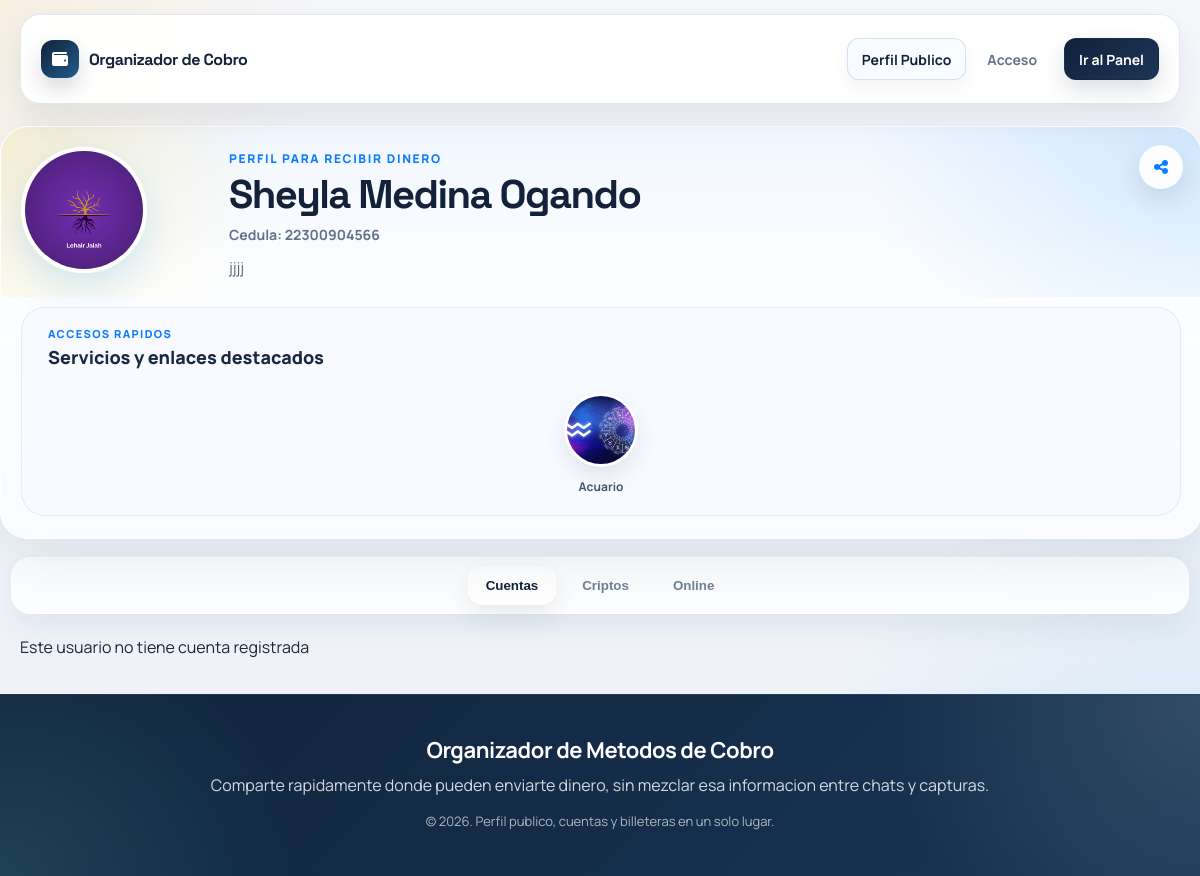
The app's page /perfildecuentas.php?numero=8497071192, older data.
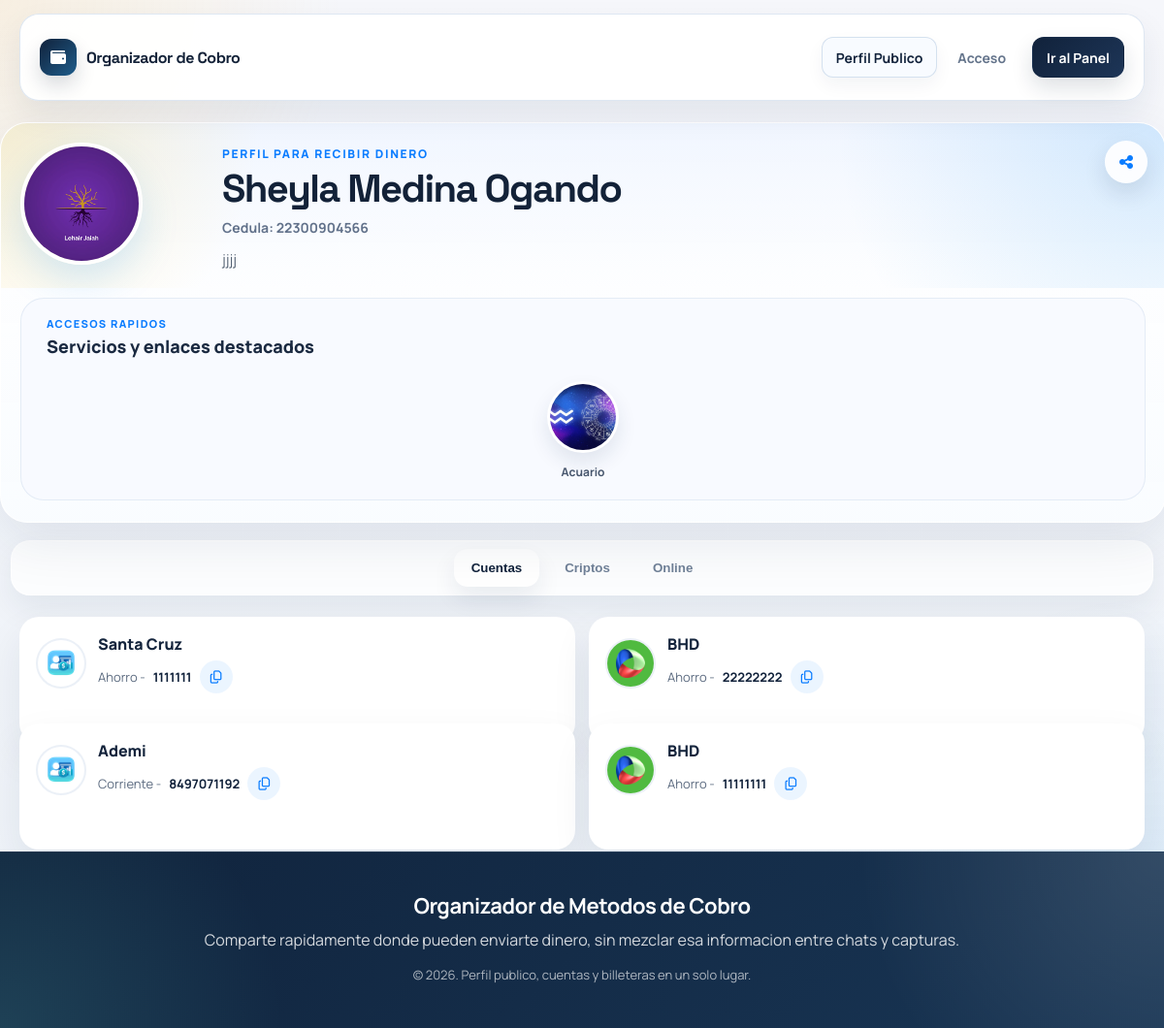
The same page, newer data.
### tables this page shows
CREATE TABLE `usuarios` (
  `id` int NOT NULL AUTO_INCREMENT,
  `nombres` varchar(100) NOT NULL,
  `apellidos` varchar(100) NOT NULL,
  `email` varchar(150) NOT NULL,
  `numero` varchar(20) DEFAULT NULL,
  `password` varchar(255) NOT NULL,
  `fecha_registro` timestamp NULL DEFAULT CURRENT_TIMESTAMP,
  `imagen` varchar(200) NOT NULL DEFAULT 'perfil.png',
  `cedula` varchar(11) NOT NULL DEFAULT '00000000000',
  `resena_personal` varchar(200) NOT NULL DEFAULT 'Sin descripcion personal.',
  PRIMARY KEY (`id`),
  UNIQUE KEY `uk_usuarios_email` (`email`),
  UNIQUE KEY `uk_usuarios_numero` (`numero`)
);

CREATE TABLE `servicios` (
  `id` int NOT NULL AUTO_INCREMENT,
  `usuario_id` int NOT NULL,
  `imagen` varchar(255) DEFAULT NULL,
  `nombre_servicio` varchar(100) DEFAULT NULL,
  `resena` text,
  `enlace` varchar(255) DEFAULT NULL,
  PRIMARY KEY (`id`),
  KEY `idx_servicios_usuario_id` (`usuario_id`),
  CONSTRAINT `fk_servicios_usuario`
    FOREIGN KEY (`usuario_id`) REFERENCES `usuarios` (`id`)
    ON DELETE CASCADE
);

CREATE TABLE `cuentas_bancarias` (
  `id` int NOT NULL AUTO_INCREMENT,
  `usuario_id` int NOT NULL,
  `banco_id` int NOT NULL,
  `tipo_cuenta` enum('Ahorro','Corriente') DEFAULT NULL,
  `numero_cuenta` varchar(50) DEFAULT NULL,
  PRIMARY KEY (`id`),
  KEY `idx_cuentas_usuario_id` (`usuario_id`),
  KEY `idx_cuentas_banco_id` (`banco_id`),
  CONSTRAINT `fk_cuentas_usuario`
    FOREIGN KEY (`usuario_id`) REFERENCES `usuarios` (`id`)
    ON DELETE CASCADE,
  CONSTRAINT `fk_cuentas_banco`
    FOREIGN KEY (`banco_id`) REFERENCES `bancos` (`id`)
    ON DELETE CASCADE
);

CREATE TABLE `bancos` (
  `id` int NOT NULL AUTO_INCREMENT,
  `nombre` varchar(100) NOT NULL,
  `icono` varchar(200) NOT NULL DEFAULT 'images.png',
  `activo` tinyint(1) NOT NULL DEFAULT '1',
  PRIMARY KEY (`id`),
  UNIQUE KEY `uk_bancos_nombre` (`nombre`)
);

### perfildecuentas.php (called while the page is built, shortened)
<?php
require_once __DIR__ . '/includes/bootstrap.php';
$numero = app_normalize_phone($_GET['numero'] ?? '');
$user = app_fetch_user_by_phone($conn, $numero);
$userId = (int) $user['id'];
$collections = app_fetch_profile_collections($conn, $userId);
$publicHref = !empty($user['numero']) ? 'perfildecuentas.php?numero=' . rawurlencode((string) $user['numero']) : '#';
app_render_page_start('Perfil de ' . ($user['nombres'] ?? 'usuario'), [
    'styles' => [
        'https://cdnjs.cloudflare.com/ajax/libs/font-awesome/6.5.1/css/all.min.css',
        'styles/style.css',
        'styles/app-shell.css',
        'styles/dashboard.css',
    ],
    'body_class' => 'app-page',
]);
app_render_site_navbar([
    'brand' => 'Organizador de Cobro',
    'brand_href' => 'login.php',
    'links' => [
        ['label' => 'Perfil Publico', 'href' => $publicHref, 'active' => true],
        ['label' => 'Acceso', 'href' => 'login.php'],
    ],
    'cta' => ['label' => 'Ir al Panel', 'href' => 'login.php'],
]);
app_render_profile_header($user, $collections['servicios'], [
    'editable' => false,
    'share_title' => 'Perfil de ' . ($user['nombres'] ?? 'usuario'),
]);
app_render_profile_tabs();
app_render_accounts_section($collections['cuentas'], false);
app_render_site_footer();
app_render_page_end([
    'scripts/site-nav.js',
    'scripts/profile-ui.js',
]);

### helpers.php (called while the page is built, shortened)
<?php
function app_e(?string $value): string
{
    return htmlspecialchars((string) $value, ENT_QUOTES, 'UTF-8');
}
function app_normalize_phone(?string $phone): string
{
    return preg_replace('/\D+/', '', (string) $phone) ?? '';
}
function app_asset_url(?string $value, array $folders = ['uploads', 'imagen'], string $fallback = 'imagen/perfil.png'): string
{
    $value = trim((string) $value);
    $normalized = str_replace('\\', '/', $value);
    if (str_contains($normalized, '/')) {
        return $normalized;
    }
    foreach ($folders as $folder) {
        $candidate = __DIR__ . DIRECTORY_SEPARATOR . $folder . DIRECTORY_SEPARATOR . $normalized;
        if (is_file($candidate)) {
            return $folder . '/' . $normalized;
        }
    }
    return $fallback;
}

### includes/app_data.php (called while the page is built, shortened)
<?php
function app_fetch_rows(mysqli $conn, string $sql): array
{
    $result = mysqli_query($conn, $sql);
    return $result ? mysqli_fetch_all($result, MYSQLI_ASSOC) : [];
}
function app_fetch_user_by_phone(mysqli $conn, string $phone): ?array
{
    $normalizedPhone = app_normalize_phone($phone);
    $stmt = mysqli_prepare($conn, "SELECT * FROM usuarios WHERE numero = ? LIMIT 1");
    mysqli_stmt_bind_param($stmt, "s", $normalizedPhone);
    mysqli_stmt_execute($stmt);
    $result = mysqli_stmt_get_result($stmt);
    $user = $result ? mysqli_fetch_assoc($result) : null;
    return $user ?: null;
}
function app_fetch_profile_collections(mysqli $conn, int $userId): array
{
    return [
        'servicios' => app_fetch_rows($conn, "SELECT * FROM servicios WHERE usuario_id = {$userId} ORDER BY id DESC"),
        'cuentas' => app_fetch_rows(
            $conn,
            "SELECT cb.id, cb.usuario_id, cb.banco_id, cb.tipo_cuenta, cb.numero_cuenta, b.nombre AS banco, b.icono AS imagen
             FROM cuentas_bancarias cb
             INNER JOIN bancos b ON b.id = cb.banco_id
             WHERE cb.usuario_id = {$userId}
             ORDER BY cb.id DESC"
        ),
        'criptos' => app_fetch_rows(
            $conn,
            "SELECT cw.id, cw.usuario_id, cw.cripto_activo_id, cw.direccion, ca.nombre AS moneda, ca.red, ca.icono AS imagen
             FROM cripto_wallets cw
             INNER JOIN cripto_activos ca ON ca.id = cw.cripto_activo_id
             WHERE cw.usuario_id = {$userId}
             ORDER BY cw.id DESC"
        ),
        'pagos' => app_fetch_rows($conn, "SELECT * FROM pagos_online WHERE usuario_id = {$userId} ORDER BY id DESC"),
    ];
}

### includes/profile_components.php (the view, shortened to what this page needs)
<?php
function app_render_profile_header(array $user, array $services, array $options = []): void
{
    $shareTitle = $options['share_title'] ?? ('Perfil de ' . ($user['nombres'] ?? 'usuario'));
    $profileImage = app_asset_url($user['imagen'] ?? 'perfil.png', ['uploads', 'imagen'], 'uploads/perfil.png');
    $fullName = trim(($user['nombres'] ?? '') . ' ' . ($user['apellidos'] ?? ''));
    $description = trim((string) ($user['resena_personal'] ?? ''));
    echo '<header class="header">';
    echo '<button type="button" class="share-page js-share-page" title="Compartir" data-share-title="' . app_e($shareTitle) . '">';
    echo '<i class="fa-solid fa-share-nodes"></i>';
    echo '</button>';
    echo '<div class="profile-hero">';
    echo '<div class="profile-header"><div class="profile-wrapper">';
    echo '<img src="' . app_e($profileImage) . '" class="profile-main js-open-profile-modal" alt="' . app_e($user['nombres'] ?? 'Perfil') . '">';
    echo '</div></div>';
    echo '<div class="profile-summary">';
    echo '<p class="profile-eyebrow">Perfil para recibir dinero</p>';
    echo '<h1 class="profile-name">' . app_e($fullName !== '' ? $fullName : ($user['nombres'] ?? '')) . '</h1>';
    echo '<p class="profile-id">Cedula: ' . app_e($user['cedula'] ?? '') . '</p>';
    if ($description !== '') {
        echo '<p class="profile-description">' . app_e($description) . '</p>';
    }
    echo '</div></div>';
    echo '<section class="mini-profiles-block">';
    echo '<div class="section-heading">';
    echo '<p class="section-kicker">Accesos rapidos</p>';
    echo '<h2 class="section-title">Servicios y enlaces destacados</h2>';
    echo '</div>';
    echo '<div class="mini-profiles-scroll">';
    foreach ($services as $servicio) {
        $serviceImage = app_asset_url($servicio['imagen'] ?? '', ['uploads', 'imagen'], 'imagen/perfil.png');
        echo '<button type="button" class="mini-profile js-mini-profile"';
        echo ' data-service-id="' . (int) $servicio['id'] . '"';
        echo ' data-service-img="' . app_e($serviceImage) . '"';
        echo ' data-service-title="' . app_e($servicio['nombre_servicio'] ?? '') . '"';
        echo ' data-service-text="' . app_e($servicio['resena'] ?? '') . '"';
        echo ' data-service-link="' . app_e($servicio['enlace'] ?? '') . '"';
        echo '>';
        echo '<img src="' . app_e($serviceImage) . '" alt="' . app_e($servicio['nombre_servicio'] ?? 'Servicio') . '">';
        echo '<span>' . app_e($servicio['nombre_servicio'] ?? '') . '</span>';
        echo '</button>';
    }
    echo '</div></section>';
    echo '</header>';
}
function app_render_profile_tabs(): void
{
    echo <<<HTML
<nav class="tab-buttons">
  <button type="button" class="tablink active js-tab-trigger" data-tab-target="Cuentas">Cuentas</button>
  <button type="button" class="tablink js-tab-trigger" data-tab-target="Criptos">Criptos</button>
  <button type="button" class="tablink js-tab-trigger" data-tab-target="Pagos">Online</button>
</nav>
HTML;
}
function app_render_accounts_section(array $accounts, bool $editable = false): void
{
    echo '<main id="Cuentas" class="tabcontent is-active"><div class="cards">';
    foreach ($accounts as $account) {
        $image = app_asset_url($account['imagen'] ?? '', ['imagen', 'uploads'], 'imagen/images.png');
        echo '<div class="card"><div class="card-top">';
        echo '<img src="' . app_e($image) . '" alt="' . app_e($account['banco'] ?? 'Banco') . '">';
        echo '<div class="card-content">';
        echo '<h3>' . app_e($account['banco'] ?? '') . '</h3>';
        echo '<div class="copy-row">';
        echo app_e($account['tipo_cuenta'] ?? '') . ' - ';
        echo '<span class="copy-text">' . app_e($account['numero_cuenta'] ?? '') . '</span>';
        echo '<button type="button" class="copy-btn js-copy-btn" aria-label="Copiar cuenta"><i class="fa-regular fa-copy"></i></button>';
        echo '</div></div>';
        echo '</div></div>';
    }
    if (!$accounts) {
        echo '<p>' . ($editable ? 'No tienes cuentas registradas' : 'Este usuario no tiene cuenta registrada') . '</p>';
    }
    echo '</div></main>';
}

### includes/layout.php (shortened to what this page needs)
<?php
function app_render_page_start(string $title, array $options = []): void
{
    $styles = $options['styles'] ?? [];
    $bodyClass = trim($options['body_class'] ?? '');
    echo "<!DOCTYPE html>\n";
    echo "<html lang=\"es\">\n";
    echo "<head>\n";
    foreach ($styles as $href) {
        echo '<link rel="stylesheet" href="' . app_e($href) . '">' . "\n";
    }
    echo "</head>\n";
    $compiledAttributes = [];
    if ($bodyClass !== '') {
        $compiledAttributes[] = 'class="' . app_e($bodyClass) . '"';
    }
    echo '<body ' . implode(' ', $compiledAttributes) . ">\n";
}
function app_render_site_footer(): void
{
    $year = date('Y');
    echo <<<HTML
<footer class="site-footer">
  <div class="site-footer__inner">
    <p class="site-footer__title">Organizador de Metodos de Cobro</p>
    <p class="site-footer__text">Comparte rapidamente donde pueden enviarte dinero, sin mezclar esa informacion entre chats y capturas.</p>
    <p class="site-footer__meta">&copy; {$year}. Perfil publico, cuentas y billeteras en un solo lugar.</p>
  </div>
</footer>
HTML;
}
function app_render_site_navbar(array $options = []): void
{
    $brand = $options['brand'] ?? 'Organizador de Cobro';
    $links = $options['links'] ?? [];
    $cta = $options['cta'] ?? null;
    echo '<nav class="site-nav" aria-label="Principal">';
    echo '<div class="site-nav__inner">';
    echo '<a href="' . app_e($options['brand_href'] ?? 'index.php') . '" class="site-nav__brand">';
    echo '<span class="site-nav__brand-mark"><i class="fa-solid fa-wallet"></i></span>';
    echo '<span class="site-nav__brand-text">' . app_e($brand) . '</span>';
    echo '</a>';
    echo '<div class="site-nav__menu" id="site-nav-menu">';
    echo '<div class="site-nav__links">';
    foreach ($links as $link) {
        $isButton = !empty($link['button']);
        $baseClass = $isButton ? 'site-nav__button' : 'site-nav__link';
        $class = $baseClass;
        if (!$isButton && !empty($link['active'])) {
            $class .= ' is-active';
        }
        $icon = '';
        echo '<a class="' . app_e($class) . '" href="' . app_e($link['href'] ?? '#') . '">' . $icon . '<span>' . app_e($link['label'] ?? '') . '</span></a>';
    }
    echo '</div>';
    if ($cta) {
        $ctaClass = 'site-nav__cta';
        echo '<a class="' . app_e($ctaClass) . '" href="' . app_e($cta['href'] ?? '#') . '">' . app_e($cta['label'] ?? '') . '</a>';
    }
    echo '</div></div></nav>';
}
function app_render_page_end(array $scripts = []): void
{
    echo "\n</body>\n</html>";
}

### styles/app-shell.css (style rules this page uses)
:root { --shell-width: min(1160px, calc(100% - 32px)); --footer-bg: #10233c; --footer-text: rgba(255, 255, 255, 0.82); --page-bg: radial-gradient(circle at top left, rgba(255, 196, 87, 0.16), transparent 22%), radial-gradient(circle at bottom right, rgba(33, 150, 243, 0.14), transparent 28%), linear-gradient(180deg, #f6f7fb 0%, #edf2f8 100%); --page-text: #1c2738; --page-muted: #677489; --surface-elevated: rgba(255, 255, 255, 0.88); --surface-border: rgba(255, 255, 255, 0.8); }
body { margin: 0; color: var(--page-text); overflow-x: hidden; }
body.app-page { min-height: 100vh; background: var(--page-bg); font-family: "Manrope", "Segoe UI", Arial, sans-serif; }
.site-nav { width: var(--shell-width); margin: 14px auto 0; position: relative; z-index: 40; }
.site-nav__inner { display: flex; align-items: center; justify-content: space-between; gap: 18px; min-height: 68px; padding: 10px 14px 10px 18px; border-radius: 20px; background: rgba(255, 255, 255, 0.94); border: 1px solid rgba(219, 229, 241, 0.9); box-shadow: 0 14px 32px rgba(18, 39, 73, 0.08); }
.site-nav__brand { display: inline-flex; align-items: center; gap: 10px; color: #132238; text-decoration: none; flex-shrink: 0; }
.site-nav__brand-mark { width: 38px; height: 38px; border-radius: 12px; display: inline-flex; align-items: center; justify-content: center; background: linear-gradient(135deg, #11223b 0%, #1f5d8b 100%); color: #fff; box-shadow: 0 10px 20px rgba(17, 34, 59, 0.16); }
.site-nav__brand-text { font-family: "Space Grotesk", "Manrope", sans-serif; font-size: 16px; font-weight: 700; letter-spacing: -0.03em; }
.site-nav__menu { display: flex; align-items: center; gap: 12px; margin-left: auto; flex-wrap: wrap; justify-content: flex-end; }
.site-nav__links { display: flex; align-items: center; gap: 6px; }
.site-nav__link, .site-nav__button, .site-nav__cta { display: inline-flex; align-items: center; justify-content: center; gap: 8px; min-height: 40px; padding: 0 14px; border: 1px solid transparent; border-radius: 12px; background: transparent; text-decoration: none; font-weight: 700; font-size: 14px; font-family: inherit; transition: transform .2s ease, background .2s ease, box-shadow .2s ease, color .2s ease, border-color .2s ease; }
.site-nav__link, .site-nav__button { color: #64748b; cursor: pointer; }
.site-nav__link:hover, .site-nav__button:hover, .site-nav__link.is-active { color: #11223b; background: #f8fbff; border-color: rgba(210, 223, 238, 0.92); box-shadow: 0 8px 18px rgba(18, 39, 73, 0.05); }
.site-nav__cta { background: linear-gradient(135deg, #11223b 0%, #1d3557 100%); color: #fff; box-shadow: 0 10px 22px rgba(17, 34, 59, 0.14); }
.site-footer { margin-top: 36px; background: linear-gradient(135deg, #10233c 0%, #183554 100%); color: var(--footer-text); border-top: 1px solid rgba(255, 255, 255, 0.08); position: relative; overflow: hidden; }
.site-footer::before { content: ""; position: absolute; inset: 0; background: radial-gradient(circle at top right, rgba(255, 255, 255, 0.12), transparent 26%), radial-gradient(circle at bottom left, rgba(91, 192, 190, 0.18), transparent 24%); pointer-events: none; }
.site-footer__inner { width: var(--shell-width); margin: 0 auto; padding: 34px 0 38px; text-align: center; position: relative; z-index: 1; }
.site-footer__title { margin: 0 0 8px; font-size: clamp(18px, 2.2vw, 22px); font-weight: 700; color: #fff; letter-spacing: -0.02em; }
.site-footer__text, .site-footer__meta { margin: 0; line-height: 1.6; }
.site-footer__meta { margin-top: 12px; font-size: 13px; opacity: 0.8; }
@media (min-width: 1080px) { .site-nav__inner { padding-inline: 20px; } }
@media (min-width: 1080px) { .site-footer__inner { padding-block: 40px 44px; } }

### styles/dashboard.css (style rules this page uses)
.app-page .share-page, .app-page .mini-profile, .app-page .add-circle, .app-page .card-add, .app-page .card-menu__trigger, .app-page .search-float-btn, .app-page .js-open-link { border: none; font: inherit; }
.app-page .mini-profile { background: transparent; }
.app-page .share-page { display: inline-flex; align-items: center; justify-content: center; }
.app-page .mini-profile { padding: 0; }

Row changes from the older to the newer data that the page shows:
now on this page (row edited): cuentas_bancarias: banco.icono (picture), banco.nombre "Santa Cruz", tipo_cuenta "Ahorro", numero_cuenta "1111111"
now on this page (row edited): cuentas_bancarias: banco.icono (picture), banco.nombre "BHD", tipo_cuenta "Ahorro", numero_cuenta "22222222"
now on this page (row edited): cuentas_bancarias: banco.icono (picture), banco.nombre "Ademi", tipo_cuenta "Corriente", numero_cuenta "8497071192"
now on this page (row edited): cuentas_bancarias: banco.icono (picture), banco.nombre "BHD", tipo_cuenta "Ahorro", numero_cuenta "11111111"
Text that changed along with them:
text no longer shown: "Este usuario no tiene cuenta registrada"
